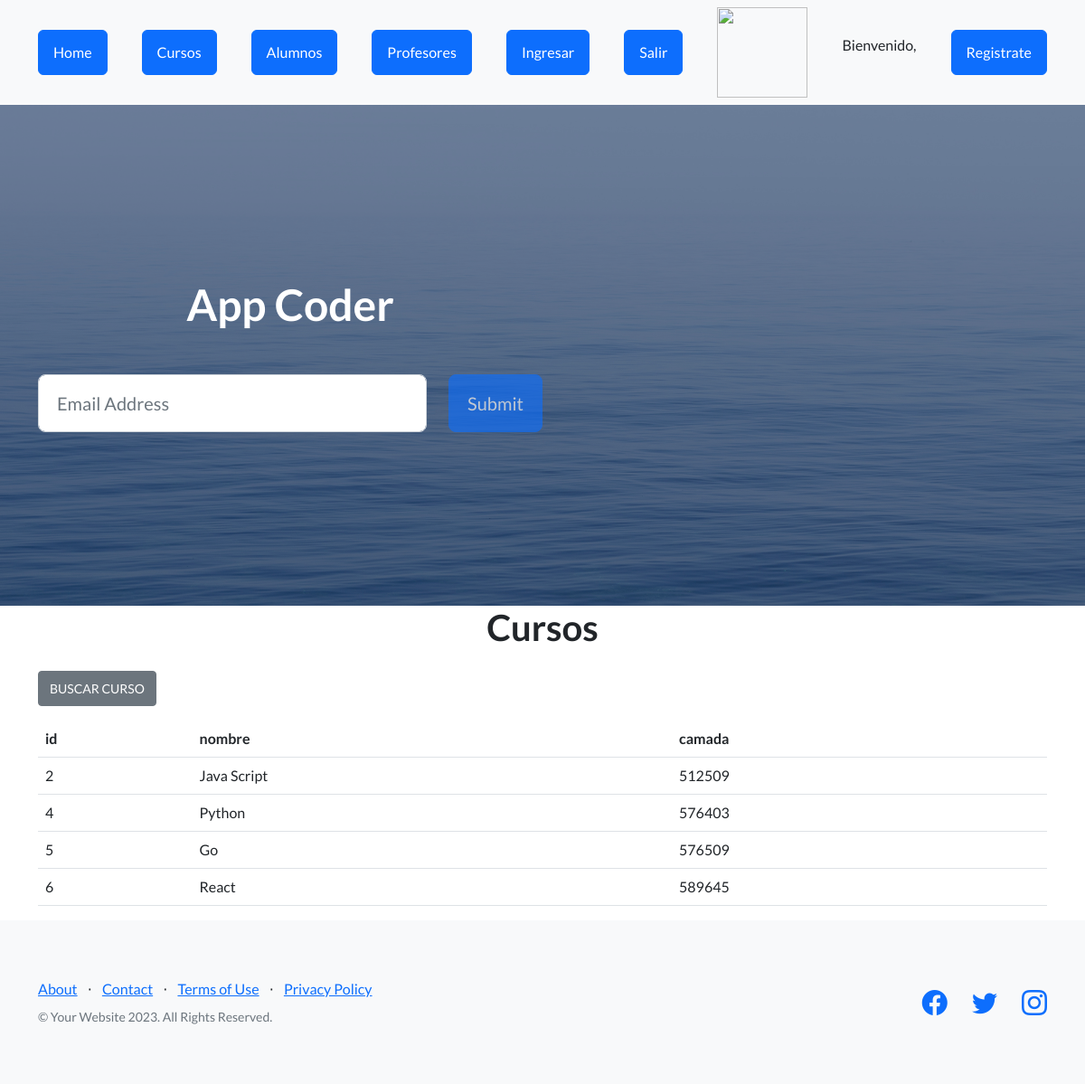
The app's page /AppCoder/ver_curso, older data.
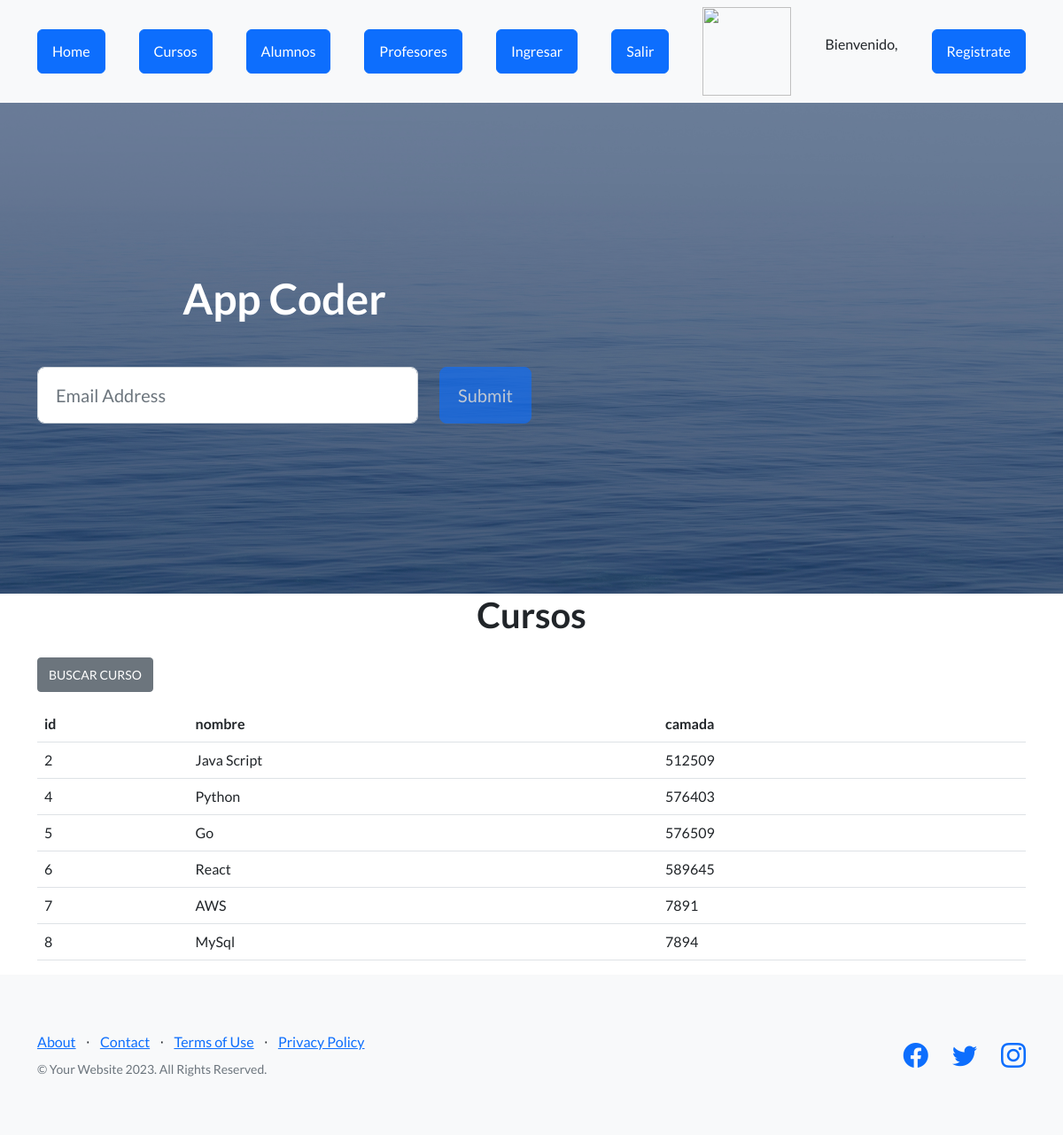
The same page, newer data.
### AppCoder/models.py (models this page shows)
class Curso(models.Model): #estoy creando una clase curso que esta heredando la clase de model generando herencia de funcionalidades
    nombre = models.CharField(max_length=40) #campo char es str >> estoy definiendo tipo de dato de columna
    camada = models.IntegerField() #campo char es int >> estoy definiendo tipo de dato de columna
    def __str__(self):
        return f"Nombre: {self.nombre} Camada: {self.camada}" #estoy armando como lo voy a ver en el admin
    class Meta:
        db_table = "AppCoder_curso"  # Especifica el nombre de la tabla en la base de datos

### AppCoder/views.py (the view)
# urls.py: path("ver_curso", views.ver_curso, name="cursos"),  # Solo debe haber una entrada para ver_curso
def ver_curso(request):
        cursos = Curso.objects.all()
        print(cursos)  # Verifica si se están recuperando los cursos correctamente
        dicc = {'cursos': cursos}
        plantilla = loader.get_template("cursos.html")
        print(dicc)  # Verifica si los datos se están pasando correctamente a la plantilla
        documento = plantilla.render(dicc)
        return HttpResponse(documento)

### AppCoder/template/cursos.html (shortened to what this page needs)
{% extends "padre.html" %}
{% load static %}
{% block contenido %}
<main class="container">
    <h1 class="text-xl-center title"> Cursos </h1>
    <a href="{% url 'buscar_curso' %}" class="btn btn-secondary btn-sm mt-3 mb-3">BUSCAR CURSO</a>
    <table class="table">
        <thead>
            <tr>
                <th>id</th>
                <th>nombre</th>
                <th>camada</th>
            </tr>
        </thead>
        <tbody>
            {% for n in cursos %}
            <tr>
                <td>{{n.id}}</td>
                <td>{{n.nombre}}</td>
                <td>{{n.camada}}</td>
            </tr>
            {% endfor %}
        </tbody>
    </table>
</main>
{% endblock %}

### AppCoder/template/padre.html (shortened to what this page needs)
<!DOCTYPE html>
<html lang="en">
    <head>
        {% load static %}
        <link href="https://cdn.jsdelivr.net/npm/bootstrap-icons@1.5.0/font/bootstrap-icons.css" rel="stylesheet" type="text/css" />
        <link href="{% static 'AppCoder/css/styles.css' %}" rel="stylesheet" />
    </head>
    <body>
        <nav class="navbar navbar-light bg-light static-top">
            <div class="container">
                <a class="btn btn-primary" href="{% url 'home' %}">Home</a>
                <a class="btn btn-primary" href="{% url 'cursos' %}">Cursos</a>
                <a class="btn btn-primary" href="{% url 'alumnos' %}">Alumnos</a>
                <a class="btn btn-primary" href="{% url 'profesores' %}">Profesores</a>
                {% if not request.user.is_authenticated %}
                <a class="btn btn-primary" href="{% url 'Login' %}">Ingresar</a>
                {% endif %}
        <form action="{% url 'logout' %}" method="post">
            <button type="submit" class="btn btn-primary">Salir</button>
        </form>
        <img src="{{ url }}" alt="" width="100px" height="100px">
        <p>Bienvenido, {{user.username}}</p>
                <a class="btn btn-primary" href="{% url 'Register' %}">Registrate</a>
            </div>
        </nav>
        <header class="masthead">
            <div class="container position-relative">
                    <div class="col-xl-6">
                        <div class="text-center text-white">
                            <h1 class="mb-5">App Coder</h1>
                            <form class="form-subscribe" id="contactForm" data-sb-form-api-token="API_TOKEN">
                                <div class="row">
                                    <div class="col">
                                        <input class="form-control form-control-lg" id="emailAddress" type="email" placeholder="Email Address" data-sb-validations="required,email" />
                                    </div>
                                    <div class="col-auto"><button class="btn btn-primary btn-lg disabled" id="submitButton" type="submit">Submit</button></div>
                                </div>
                            </form>
                        </div>
                    </div>
                </div>
        </header>
        {% block contenido %}{% endblock %}
        <footer class="footer bg-light">
            <div class="container">
                <div class="row">
                    <div class="col-lg-6 h-100 text-center text-lg-start my-auto">
                        <ul class="list-inline mb-2">
                            <li class="list-inline-item"><a href="#!">About</a></li>
                            <li class="list-inline-item">⋅</li>
                            <li class="list-inline-item"><a href="#!">Contact</a></li>
                            <li class="list-inline-item">⋅</li>
                            <li class="list-inline-item"><a href="#!">Terms of Use</a></li>
                            <li class="list-inline-item">⋅</li>
                            <li class="list-inline-item"><a href="#!">Privacy Policy</a></li>
                        </ul>
                        <p class="text-muted small mb-4 mb-lg-0">&copy; Your Website 2023. All Rights Reserved.</p>
                    </div>
                    <div class="col-lg-6 h-100 text-center text-lg-end my-auto">
                        <ul class="list-inline mb-0">
                            <li class="list-inline-item me-4">
                                <a href="#!"><i class="bi-facebook fs-3"></i></a>
                            </li>
                            <li class="list-inline-item me-4">
                                <a href="#!"><i class="bi-twitter fs-3"></i></a>
                            </li>
                            <li class="list-inline-item">
                                <a href="#!"><i class="bi-instagram fs-3"></i></a>
                            </li>
                        </ul>
                    </div>
                </div>
            </div>
        </footer>
    </body>
</html>

Row changes from the older to the newer data that the page shows:
added Curso: id "7", nombre "AWS", camada "7891"
added Curso: id "8", nombre "MySql", camada "7894"
